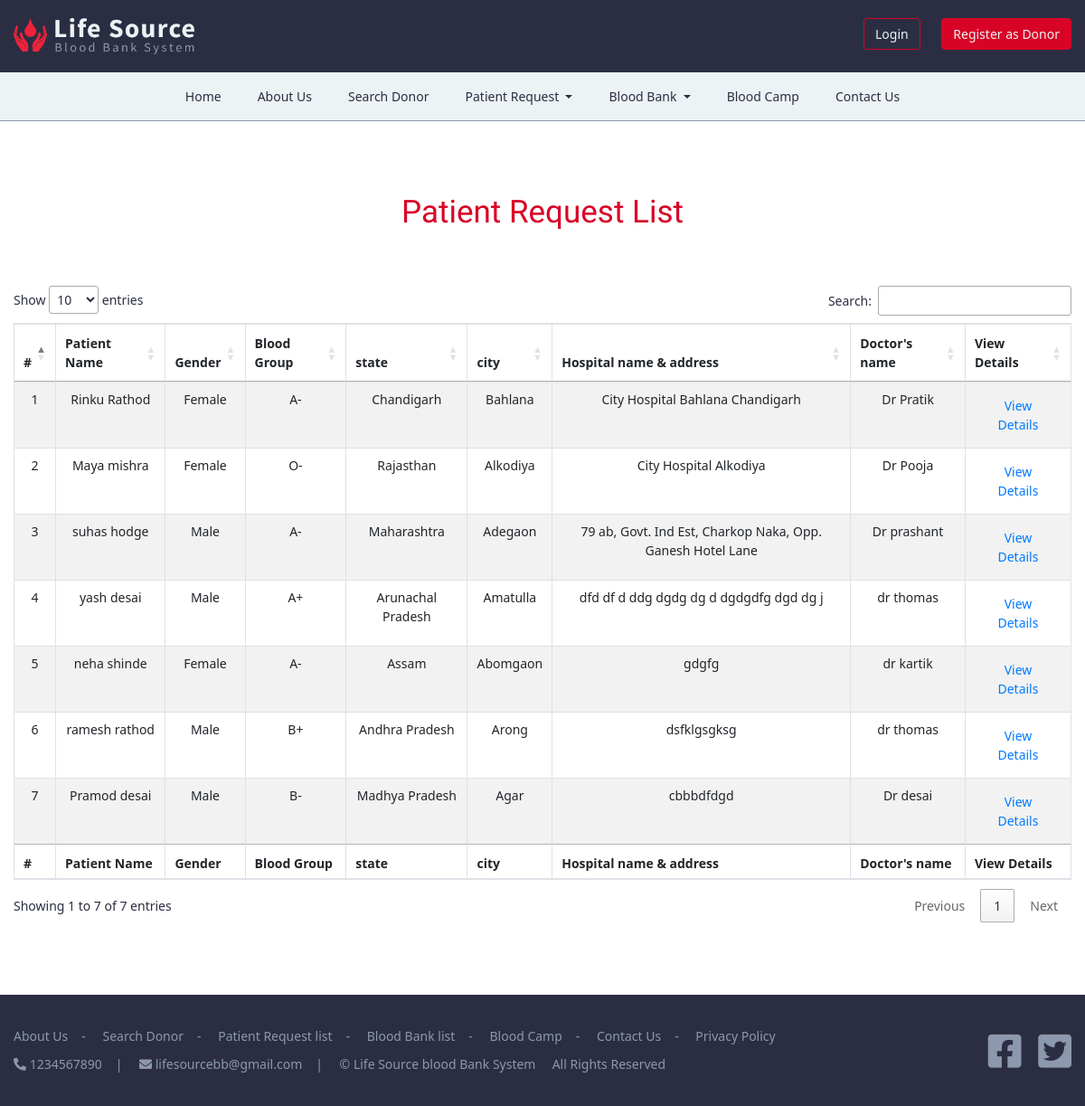
Screenshot of /request-list.php with the database file from the repository.
### tables this page shows
CREATE TABLE IF NOT EXISTS `requestblood` (
  `ID` int(11) NOT NULL AUTO_INCREMENT,
  `Pname` varchar(255) NOT NULL,
  `gender` varchar(11) NOT NULL,
  `bgroup` varchar(255) NOT NULL,
  `age` int(11) NOT NULL,
  `state` varchar(255) NOT NULL,
  `city` varchar(255) NOT NULL,
  `address` varchar(255) NOT NULL,
  `Dname` varchar(255) NOT NULL,
  `Cname` varchar(255) NOT NULL,
  `email` varchar(255) NOT NULL,
  `mobile` varchar(11) NOT NULL,
  `message` varchar(255) NOT NULL,
  `date` timestamp NOT NULL DEFAULT CURRENT_TIMESTAMP,
  `status` int(11) NOT NULL,
  PRIMARY KEY (`ID`)
);

CREATE TABLE IF NOT EXISTS `contactinfo` (
  `ID` int(11) NOT NULL AUTO_INCREMENT,
  `mobile` varchar(11) NOT NULL,
  `email` varchar(255) NOT NULL,
  PRIMARY KEY (`ID`)
);

### request-list.php (the view, shortened to what this page needs)
<?php
include('include/connection.php');
?>
<!DOCTYPE html>
<html lang="en">
  <head>
    <link rel="stylesheet" href="css/bootstrap.min.css">
    <link rel="stylesheet" href="css/search_donor.css">
    <link href="css/all.css" rel="stylesheet">
    <link rel="stylesheet" href="https://cdn.datatables.net/1.10.20/css/jquery.dataTables.min.css">
    <link rel="stylesheet" href="https://cdn.datatables.net/1.10.20/css/dataTables.bootstrap4.min.css">
  </head>
  <body>
    <header>
      <div class="container-sm nopadding">
      <div class="row">
      <div class="col-lg-6 col-sm-6 col-12 nopadding logobg">
        <a href="index.php">
          <img src="images/logo.png" alt="Life Source blood bank System" title="Life source blood bank system" />
        </a>
      </div>
      <div class="col-lg-6 col-sm-6 col-12 nopadding loginbg">
        <button type="button" onclick="window.open('login.php', '_blank'); return false;" name="login" id="login" class="btn btn-default loginbtn">
          Login
        </button>
        <button type="button" onclick="window.open('register.php', '_blank'); return false;" class="btn btn-default signupbtn">
          Register as Donor
        </button>
      </div>
      </div>
      </div>
    </header>
    <nav class="navbar navbar-expand-md navbar-light navigation sticky-top">
      <div class="container-sm">
      <div class="collapse navbar-collapse" id="collapsibleNavbar">
        <ul class="navbar-nav mx-auto">
          <li class="nav-item">
            <a class="nav-link" href="index.php">Home</a>
          </li>
          <li class="nav-item">
            <a class="nav-link" href="aboutus.php">About Us</a>
          </li>
          <li class="nav-item">
            <a class="nav-link" href="search_donor.php">Search Donor</a>
          </li>
          <li class="nav-item dropdown">
            <a class="nav-link dropdown-toggle" href="#" id="navbardrop" data-toggle="dropdown">
              Patient Request
            </a>
          </li>
          <li class="nav-item dropdown">
            <a class="nav-link dropdown-toggle" href="#" id="navbardrop" data-toggle="dropdown">
              Blood Bank
            </a>
          </li>
          <li class="nav-item">
            <a class="nav-link" href="bloodcamp.php">Blood Camp</a>
          </li>
          <li class="nav-item">
            <a class="nav-link" href="contact-us.php">Contact Us</a>
          </li>
        </ul>
      </div>
      </div>
    </nav>
    <div class="searchD">
      <div class="container-sm search_cont nopadding">
        <div class="row">
          <div class="col-lg-12">
            <h1>Patient Request List</h1>
          </div>
        </div>
        <div class="row">
          <div class="col-lg-12 nopadding">
            <div class="table-responsive">
              <table id="example" class="table table-bordered table-striped table-hover">
               <thead>
                <tr>
                  <th>#</th>
                  <th>Patient Name</th>
                  <th>Gender</th>
                  <th>Blood Group</th>
                  <th>state</th>
                  <th>city</th>
                  <th>Hospital name & address</th>
                  <th>Doctor's name</th>
                  <th>View Details</th>
                </tr>
               </thead>
               <tfoot>
                <tr>
                  <th>#</th>
                  <th>Patient Name</th>
                  <th>Gender</th>
                  <th>Blood Group</th>
                  <th>state</th>
                  <th>city</th>
                  <th>Hospital name & address</th>
                  <th>Doctor's name</th>
                  <th>View Details</th>
                </tr>
              </tfoot>
              <tbody>
                <?php
                $query = "SELECT * from requestblood WHERE status=1 ORDER BY ID DESC";
                $query_run = mysqli_query($conn,$query);
                $cnt = 1;
                if (mysqli_num_rows($query_run) > 0) {
                  while ($row = mysqli_fetch_assoc($query_run)) {
                ?>
                <tr>
                  <td><?php echo htmlentities($cnt);?></td>
                  <td><?php echo $row['Pname'];?></td>
                  <td><?php echo $row['gender'];?></td>
                  <td><?php echo $row['bgroup'];?></td>
                  <td><?php echo $row['state'];?></td>
                  <td><?php echo $row['city'];?></td>
                  <td><?php echo $row['address'];?></td>
                  <td><?php echo $row['Dname'];?></td>
                  <td>
                    <button name="view_btn" class="btn bg-transparent text-primary" data-toggle="modal" data-target="#myModal<?php echo $row['ID']; ?>">
                      View Details
                    </button>
                              </tr>
                            </table>
                          </div>
                        </div>
                      </div>
                    </div>
                <?php $cnt=$cnt+1; }} ?>
    <footer>
      <div class="container-sm nopadding">
        <div class="row">
          <div class="col-lg-10 col-md-12 hidemob">
            <div class="row">
              <div class="col-lg-12 nopadding">
                <ul class="footer_list">
                  <li class="aboutli"><a href="about-us.php" target="_blank">About Us</a></li>-
                  <li><a href="search_donor.php" target="_blank">Search Donor</a></li>-
                  <li><a href="request-list.php" target="_blank">Patient Request list</a></li>-
                  <li><a href="bb-list.php" target="_blank">Blood Bank list</a></li>-
                  <li><a href="bloodcamp.php" target="_blank">Blood Camp</a></li>-
                  <li><a href="contact-us.php" target="_blank">Contact Us</a></li>-
                  <li><a href="privacy.php" target="_blank">Privacy Policy</a></li>
                </ul>
              </div>
            </div>
            <?php
            $query3 = "SELECT * from contactinfo";
            $query_run3 = mysqli_query($conn,$query3);
            if (mysqli_num_rows($query_run3) > 0) {
              while ($row3 = mysqli_fetch_assoc($query_run3)) {
            ?>
            <div class="row">
              <div class="col-lg-12 nopadding">
                <ul class="footer_list">
                  <li class="aboutli"><i class="fas fa-phone-alt"></i> <?php echo $row3['mobile'];?></li>|
                  <li><i class="fas fa-envelope"></i> <a href="mailto:<?php echo $row3['email'];?>"><?php echo $row3['email'];?></a></li>|
                  <li>&copy; Life Source blood Bank System &nbsp;&nbsp;&nbsp; All Rights Reserved</li>
                </ul>
              </div>
            </div>
          </div>
      <div class="col-lg-2 col-md-12 social_icon hidemob nopadding">
            <div class="facebook">
              <a href="#">
              <i class="fab fa-facebook-square"></i>
              </a>
            </div>
            <div class="twitter">
              <a href="#">
              <i class="fab fa-twitter-square"></i>
              </a>
            </div>
      </div>
        </div>
        <?php } }?>
      </div>
    </footer>
  </body>
</html>

### css/search_donor.css (style rules this page uses)
body { margin: 0 auto; padding: 0px; font-family: 'Segoe UI'; font-size: 14px; color: #2b2e42; font-weight: 400; text-align: center; overflow-x: hidden !important; }
.nopadding { padding-left: 0 !important; padding-right: 0 !important; }
h1 { margin: 0px; padding: 0px 0px 60px 0px; font-family: 'Nanum Gothic', sans-serif; font-size: 35px; color: #d80427; }
header { padding: 20px 0px; background-color: #2b2e42; }
.logobg { padding: 0px 0px; margin: 0px; text-align: left; }
.logobg img { width: 200px; }
.loginbg { padding: 0px 0px 0px 0px; margin: 0px; text-align: right; }
.loginbtn { margin-right: 20px; background-color: transparent; font-size: 14px; color:#edf2f4; border-color: #d80427; }
.signupbtn { font-size: 14px; background-color: #d80427; color:#edf2f4; border-color: #d80427; }
.btn { font-size: 14px; }
.navigation { background-color: #edf2f4; text-align: center; border-bottom: 1px solid; border-color: #8c98ad; }
.navbar-light .navbar-nav .nav-link { padding-left: 20px; padding-right: 20px; font-family: 'Segoe UI'; font-size: 14px; color: #2b2e42; text-align: center; text-decoration: none; }
.search_cont { padding: 80px 0px; }
footer { padding-top: 30px; padding-bottom: 30px; background-color: #2b2e42; text-align: left; }
.footer_list { padding: 5px 0px; margin: 0px; color: #8c98ad; list-style: none; text-align: left; }
.footer_list .aboutli { padding-left: 0px; }
.footer_list li { padding: 0px 15px; display: inline; font-size: 14px; color: #8c98ad; }
.footer_list li a { color: #8c98ad; }
.social_icon { text-align: right; }
.facebook { padding: 0px; font-size: 42px; color: #8c98ad; display: inline-block; }
.twitter { padding: 0px 0px 0px 15px; font-size: 42px; color: #8c98ad; display: inline-block; }
.social_icon a { color: #8c98ad; }
.hidemob { display: block; }

### css/all.css (style rules this page uses)
.fa, .fas, .far, .fal, .fad, .fab { -moz-osx-font-smoothing: grayscale; -webkit-font-smoothing: antialiased; display: inline-block; font-style: normal; font-variant: normal; text-rendering: auto; line-height: 1; }
.fa-envelope:before { content: "\f0e0"; }
.fa-facebook-square:before { content: "\f082"; }
.fa-phone-alt:before { content: "\f879"; }
.fa-twitter-square:before { content: "\f081"; }
.fab { font-family: 'Font Awesome 5 Brands'; font-weight: 400; }
.fa, .fas { font-family: 'Font Awesome 5 Free'; font-weight: 900; }

### rows the page displays
requestblood: Pname "Rinku Rathod", gender "Female", bgroup "A-", state "Chandigarh", city "Bahlana", address "City Hospital Bahlana Chandigarh", Dname "Dr Pratik"
requestblood: Pname "Maya mishra", gender "Female", bgroup "O-", state "Rajasthan", city "Alkodiya", address "City Hospital Alkodiya", Dname "Dr Pooja"
requestblood: Pname "suhas hodge", gender "Male", bgroup "A-", state "Maharashtra", city "Adegaon", address "79 ab, Govt. Ind Est, Charkop Naka, Opp. Ganesh Hotel Lane", Dname "Dr prashant"
requestblood: Pname "yash desai", gender "Male", bgroup "A+", state "Arunachal Pradesh", city "Amatulla", address "dfd df d ddg dgdg dg d dgdgdfg dgd dg j", Dname "dr thomas"
requestblood: Pname "neha shinde", gender "Female", bgroup "A-", state "Assam", city "Abomgaon", address "gdgfg", Dname "dr kartik"
requestblood: Pname "ramesh rathod", gender "Male", bgroup "B+", state "Andhra Pradesh", city "Arong", address "dsfklgsgksg", Dname "dr thomas"
requestblood: Pname "Pramod desai", gender "Male", bgroup "B-", state "Madhya Pradesh", city "Agar", address "cbbbdfdgd", Dname "Dr desai"
contactinfo: mobile "1234567890", email "lifesourcebb@gmail.com"
